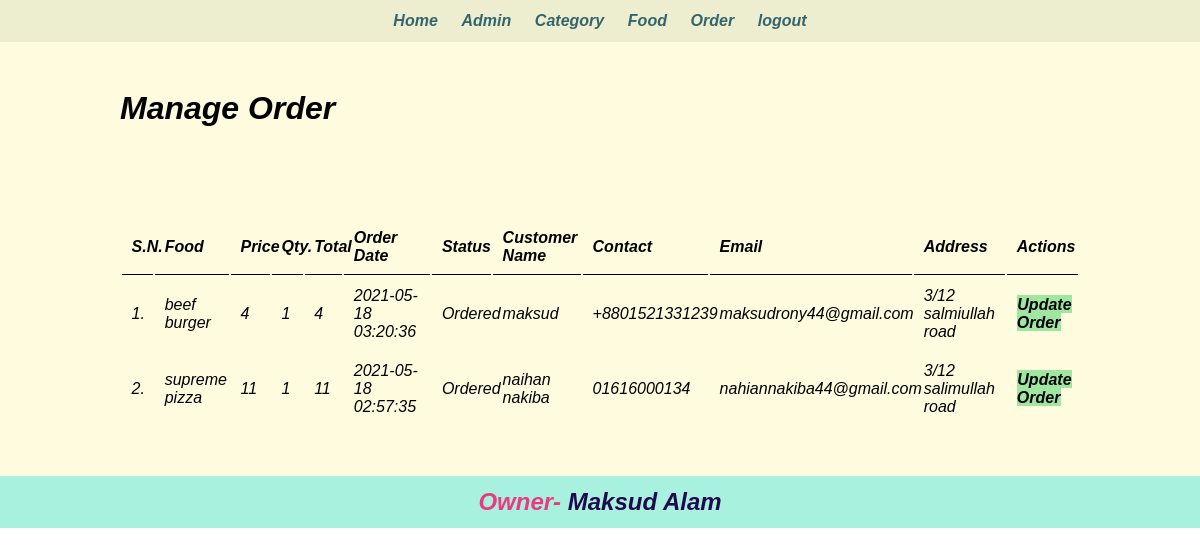
Page /admin/manage-order.php (signed in) on the committed database.
### tables this page shows
CREATE TABLE `tbl_order` (
  `id` int(10) UNSIGNED NOT NULL,
  `food` varchar(150) NOT NULL,
  `price` decimal(10,0) NOT NULL,
  `qty` int(11) NOT NULL,
  `total` decimal(10,0) NOT NULL,
  `order_date` datetime NOT NULL,
  `status` varchar(50) NOT NULL,
  `customer_name` varchar(150) NOT NULL,
  `customer_contact` varchar(20) NOT NULL,
  `customer_email` varchar(150) NOT NULL,
  `customer_address` varchar(255) NOT NULL
);

### admin/manage-order.php (the view, shortened to what this page needs)
<?php include('partials/menu.php'); ?>
<div class="main-content">
    <div class="wrapper">
        <h1>Manage Order</h1>
                <br /><br /><br />
                <br><br>
                <table class="tbl-full">
                    <tr>
                        <th>S.N.</th>
                        <th>Food</th>
                        <th>Price</th>
                        <th>Qty.</th>
                        <th>Total</th>
                        <th>Order Date</th>
                        <th>Status</th>
                        <th>Customer Name</th>
                        <th>Contact</th>
                        <th>Email</th>
                        <th>Address</th>
                        <th>Actions</th>
                    </tr>
                    <?php
                        $sql = "SELECT * FROM tbl_order ORDER BY id DESC";
                        $res = mysqli_query($conn, $sql);
                        $count = mysqli_num_rows($res);
                        $sn = 1;
                        if($count>0)
                        {
                            while($row=mysqli_fetch_assoc($res))
                            {
                                $id = $row['id'];
                                $food = $row['food'];
                                $price = $row['price'];
                                $qty = $row['qty'];
                                $total = $row['total'];
                                $order_date = $row['order_date'];
                                $status = $row['status'];
                                $customer_name = $row['customer_name'];
                                $customer_contact = $row['customer_contact'];
                                $customer_email = $row['customer_email'];
                                $customer_address = $row['customer_address'];
                                ?>
                                    <tr>
                                        <td><?php echo $sn++; ?>. </td>
                                        <td><?php echo $food; ?></td>
                                        <td><?php echo $price; ?></td>
                                        <td><?php echo $qty; ?></td>
                                        <td><?php echo $total; ?></td>
                                        <td><?php echo $order_date; ?></td>
                                        <td>
                                            <?php
                                                if($status=="Ordered")
                                                {
                                                    echo "<label>$status</label>";
                                                }
                                                elseif($status=="On Delivery")
                                                {
                                                    echo "<label style='color: orange;'>$status</label>";
                                                }
                                                elseif($status=="Delivered")
                                                {
                                                    echo "<label style='color: green;'>$status</label>";
                                                }
                                                elseif($status=="Cancelled")
                                                {
                                                    echo "<label style='color: red;'>$status</label>";
                                                }
                                            ?>
                                        </td>
                                        <td><?php echo $customer_name; ?></td>
                                        <td><?php echo $customer_contact; ?></td>
                                        <td><?php echo $customer_email; ?></td>
                                        <td><?php echo $customer_address; ?></td>
                                        <td>
                                            <a href="<?php echo SITEURL; ?>admin/update-order.php?id=<?php echo $id; ?>" class="btn-secondary">Update Order</a>
                                        </td>
                                    </tr>
                                <?php
                            }
                        }
                        else
                        {
                            echo "<tr><td colspan='12' class='error'>Orders not Available</td></tr>";
                        }
                    ?>
                </table>
    </div>
</div>
<?php include('partials/footer.php'); ?>

### admin/partials/menu.php (shortened to what this page needs)
<html lang="en" dir="ltr">
  <head>
    <link rel="stylesheet" href="../css/admin.css">
  </head>
  <body>
    <div class="menu">
      <div class="wrapper">
        <ul>
          <li> <a href="index.php">Home</a> </li>
          <li> <a href="manage-admin.php">Admin</a> </li>
          <li> <a href="manage-category.php">Category</a> </li>
          <li> <a href="manage-food.php">Food</a> </li>
          <li> <a href="manage-order.php">Order</a> </li>
          <li> <a href="logout.php">logout</a> </li>
        </ul>
      </div>
    </div>

### admin/partials/footer.php (shortened to what this page needs)
<!DOCTYPE html>
<html lang="en" dir="ltr">
  <head>
    <link rel="stylesheet" href="../css/admin.css">
  </head>
  <body>
    <div class="footer">
      <div class="wrapper">
        <h2 class="text-center">Owner- <a href="https://www.facebook.com/maksud.rony.92/">Maksud Alam</a> </h2>
      </div>
    </div>
  </body>
</html>

### css/admin.css (style rules this page uses)
* { margin: 0; padding: 0; font-style: italic; font-family: sans-serif, cursive; }
.wrapper { padding: 1%; width: 80%; margin: 0 auto; }
.text-center { text-align: center; }
.tbl-full { width: 100%; }
table tr th { border-bottom: 1px solid black; padding: 1%; text-align: left; }
table tr td { padding: 1%; }
.btn-secondary { background-color: #9fe6a0; padding: 1%; color: black; text-decoration: none; font-weight: bold; }
.menu { text-align: center; background-color: #ededd0; font-family: Helvetica,cursive; }
.menu ul { list-style-type: none; }
.menu ul li { display: inline; padding: 1%; }
.menu ul li a { text-decoration: none; font-weight: bold; color: #34656d; }
.main-content { background-color: #fffbdf; padding: 3% 0; }
.footer { background-color: #a9f1df; color: #e93b81; }
a { text-decoration: none; color: #21094e; }

### rows in the picture
tbl_order: food "beef burger", price "4", qty "1", total "4", order_date "2021-05-18 03:20:36", status "Ordered", customer_name "maksud", customer_contact "+8801521331239", customer_email "maksudrony44@gmail.com", customer_address "3/12 salmiullah road"
tbl_order: food "supreme pizza", price "11", qty "1", total "11", order_date "2021-05-18 02:57:35", status "Ordered", customer_name "naihan nakiba", customer_contact "01616000134", customer_email "nahiannakiba44@gmail.com", customer_address "3/12 salimullah road"
